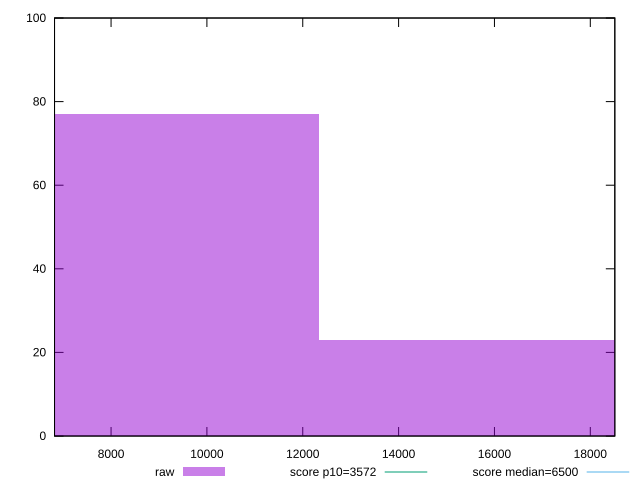

Write gnuplot code to recreate this figure.
reset

$raw <<EOF
8232.763203866672 77
16465.526407733345 23
EOF

set key outside below
set boxwidth 8232.763203866672
set xrange [6820.498999999998:18511.676999999996]
set yrange [0:100]
set trange [0:100]
set style fill transparent solid 0.5 noborder

set parametric
set terminal svg size 640, 490 enhanced background rgb 'white'
set output "report_00013_2021-02-09T12-04-24.940Z/first-cpu-idle/samples/pages/raw/histogram.svg"

plot $raw title "raw" with boxes, \
     3572,t title "score p10=3572", \
     6500,t title "score median=6500"

reset
